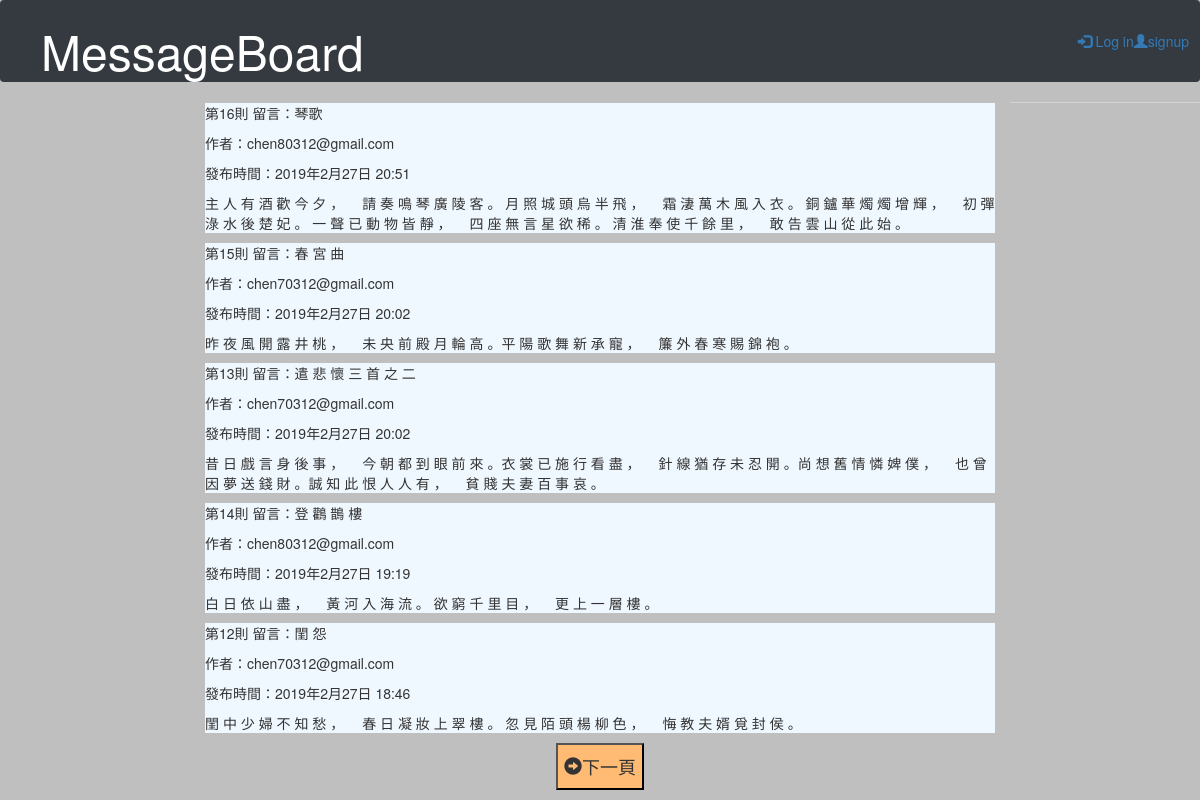
The page / on the database its author committed.
### board/models.py (models this page shows, shortened)
class BoardMessage(models.Model):
    title = models.CharField(max_length=20,null=False,blank=False)
    content = models.TextField(null=False,blank=False)
    date = models.DateTimeField(auto_now=True)
    author = models.CharField(max_length=20,default='')

### board/views.py (the view)
# urls.py: 2. Add a URL to urlpatterns:  path('', views.home, name='home')
def home(request,pageindex=None):
    global page  # 重複開啟本網頁時需保留 page1 的值
    pagesize = 5  # 每頁顯示的資料筆數
    Posts = BoardMessage.objects.all().order_by('-date')  # 讀取資料表,依時間遞減排序
    datasize = len(Posts)  # 資料筆數
    totpage = math.ceil(datasize / pagesize)  # 總頁數
    if pageindex == None:  # 無參數
        page = 0
        Posts = BoardMessage.objects.order_by('-date')[:pagesize]
    elif pageindex == 'prev':  # 上一頁
        start = (page - 1) * pagesize  # 該頁第1筆資料
        if start >= 0:  # 有前頁資料就顯示
            Posts = BoardMessage.objects.order_by('-date')[start:(start + pagesize)]
            page -= 1
    elif pageindex == 'next':  # 下一頁
        start = (page + 1) * pagesize  # 該頁第1筆資料
        if start < datasize:  # 有下頁資料就顯示
            Posts = BoardMessage.objects.order_by('-date')[start:(start + pagesize)]
            page += 1
    currentpage = page + 1  # 將目頁前頁面以區域變數傳回html
    return render(request, "home.html", locals())

### templates/home.html (shortened to what this page needs)
{% extends 'base.html' %}
{% block content %}
<div class="row">
    <div class="col-md-10"></div>
    <div class="col-md-2" style="background-color:#D3D3D3">
    </div>
</div>
<div class="row">
    <div class="col-md-2"></div>
    <div class="col-md-8">
        <div style="background-color:#" >
            {% for Post in Posts %}
                {% if Post.author == user.email %}
            <div class="justify-content-center" style="background-color:#FAEBD7">
                <p class="title">第{{Post.id}}則 留言：{{Post.title}}</p>
                <p >作者：{{Post.author}} </p>
                <p>發布時間：{{Post.date}}</p>
                <p>{{Post.content}}</p>
                <p >
                     <a href="/edit/{{Post.id}}/"><span class="glyphicon glyphicon-pencil "></span>您的留言，可進行編輯</a>
                </p>
            </div>
                {% else %}
            <div class="justify-content-center" style="background-color:#F0F8FF">
                <p class="title">第{{Post.id}}則 留言：{{Post.title}}</p>
                <p >作者：{{Post.author}}</p>
                <p>發布時間：{{Post.date}}</p>
                <p>{{Post.content}}</p>
            </div>
                {% endif %}
            {% endfor %}
        </div>
    </div>
    <div class="col-md-2"></div>
</div>
    <div class="row justify-content-between">
		  {% if currentpage < totpage %}
			  <button onclick="location.href='/home/next/'" style="background-color:#FFBB73"><h4><span class="glyphicon glyphicon-circle-arrow-right"></span>下一頁</h4></button>
		  {% endif %}
    </div>
{% endblock %}

### templates/base.html (shortened to what this page needs)
<!DOCTYPE html>
<html>
{% load staticfiles %}
<head>
    <link rel="stylesheet" href="https://maxcdn.bootstrapcdn.com/bootstrap/4.1.3/css/bootstrap.min.css">
    <link rel="stylesheet" href="https://cdnjs.cloudflare.com/ajax/libs/font-awesome/4.7.0/css/font-awesome.min.css">
    <link rel="stylesheet" href="https://maxcdn.bootstrapcdn.com/bootstrap/3.3.7/css/bootstrap.min.css">
</head>
<body style="background-color:#BFBFBF">
  <header>
    <nav class="navbar navbar-expand-md navbar-dark bg-dark" >
      <div class="col-md-9" >
          <h1><a class="navbar-brand mx-auto" href="/" ><font size="10">MessageBoard</font></a></h1>
      </div>
      <div class="col-md-3">
          <ul class="navbar-nav ml-auto navbar-right">
              {% if user.is_authenticated %}
              <li class="nav-item">
                  <a href="#"><span class="glyphicon glyphicon-user"></span>{{user.username}}
                  </a>
              </li>
              <li class="nav-item">
                  <a href="{% url 'logout' %}"><span class="glyphicon glyphicon-log-out"></span> Log out</a>
              </li>
              {% else %}
              <li class="nav-item">
                  <a href="{% url 'login' %}"><span class="glyphicon glyphicon-log-in"></span> Log in</a>
              </li>
              <a href="{% url 'signup' %}"><span class="glyphicon glyphicon-user"></span>signup</a>
              {% endif %}
          </ul>
      </div>
    </nav>
  </header>
  <main>
    {% block content %}{% endblock %}
  </main>
</body>
</html>

### rows shown on the page
BoardMessage: id "16", title "琴歌", author "chen80312@gmail.com", date "2019年2月27日 20:51", content "主 人 有 酒 歡 今 夕 ， 請 奏 鳴 琴 廣 陵 客 。 月 照 城 頭 烏 半 飛 ， 霜 淒 萬 木 風 入 衣 。 銅 鑪 華 燭 燭 增 輝 ， 初 彈 淥 水 後 楚 妃 。 一 聲 已 動 物 皆 靜 ， 四 座 無 言 星 欲 稀 。 清 淮 奉 使 千 餘 里 ， 敢 告 雲 山 從 此 始 。"
BoardMessage: id "15", title "春 宮 曲", author "chen70312@gmail.com", date "2019年2月27日 20:02", content "昨 夜 風 開 露 井 桃 ， 未 央 前 殿 月 輪 高 。平 陽 歌 舞 新 承 寵 ， 簾 外 春 寒 賜 錦 袍 。"
BoardMessage: id "13", title "遣 悲 懷 三 首 之 二", author "chen70312@gmail.com", date "2019年2月27日 20:02", content "昔 日 戲 言 身 後 事 ， 今 朝 都 到 眼 前 來 。衣 裳 已 施 行 看 盡 ， 針 線 猶 存 未 忍 開 。尚 想 舊 情 憐 婢 僕 ， 也 曾 因 夢 送 錢 財 。誠 知 此 恨 人 人 有 ， 貧 賤 夫 妻 百 事 哀 。"
BoardMessage: id "14", title "登 鸛 鵲 樓", author "chen80312@gmail.com", date "2019年2月27日 19:19", content "白 日 依 山 盡 ， 黃 河 入 海 流 。 欲 窮 千 里 目 ， 更 上 一 層 樓 。"
BoardMessage: id "12", title "閨 怨", author "chen70312@gmail.com", date "2019年2月27日 18:46", content "閨 中 少 婦 不 知 愁 ， 春 日 凝 妝 上 翠 樓 。 忽 見 陌 頭 楊 柳 色 ， 悔 教 夫 婿 覓 封 侯 。"
